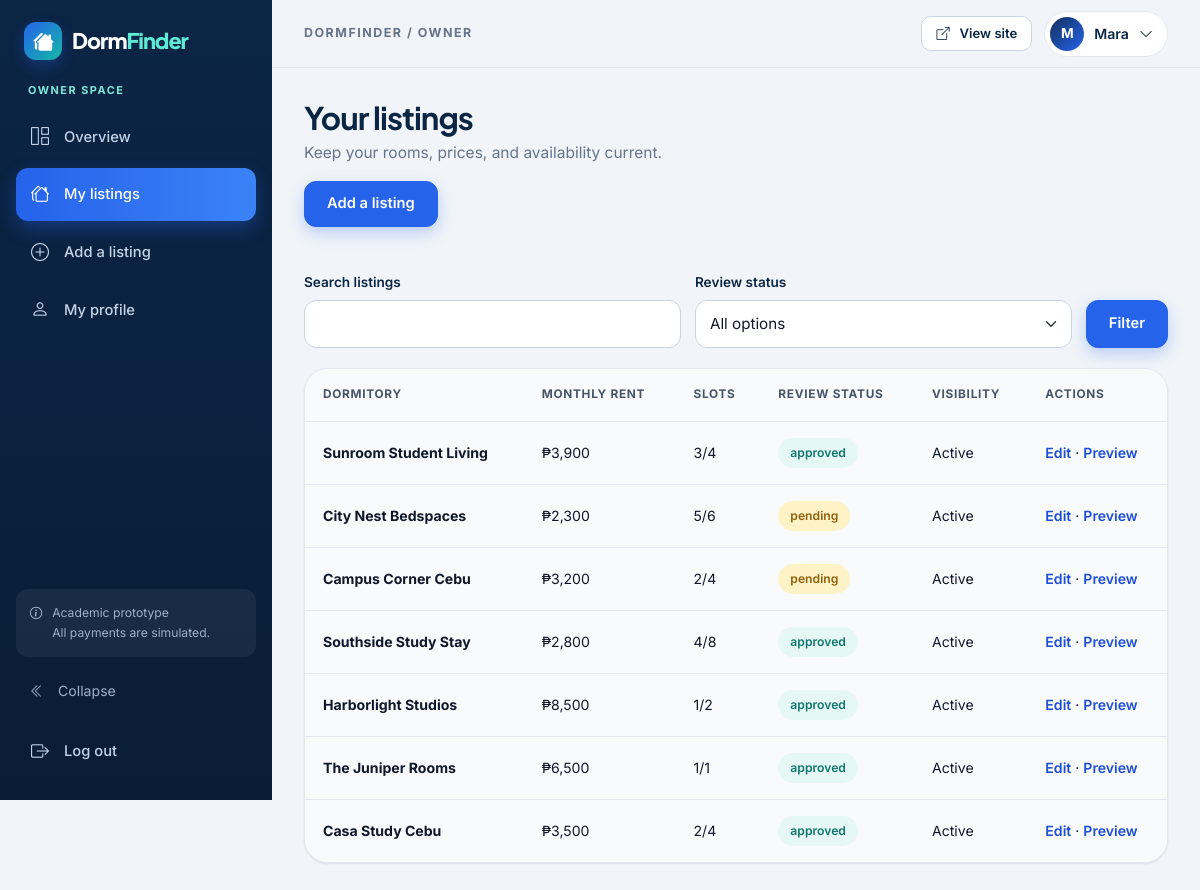
/owner/listings.php (signed in), run on the app's committed database.
### tables this page shows
CREATE TABLE users (
 id BIGINT UNSIGNED AUTO_INCREMENT PRIMARY KEY,
 name VARCHAR(100) NOT NULL,
 email VARCHAR(190) NOT NULL UNIQUE,
 password_hash VARCHAR(255) NOT NULL,
 role ENUM('student','owner','admin') NOT NULL DEFAULT 'student',
 status ENUM('active','inactive') NOT NULL DEFAULT 'active',
 phone VARCHAR(30) NOT NULL DEFAULT '',
 created_at TIMESTAMP NOT NULL DEFAULT CURRENT_TIMESTAMP
);

CREATE TABLE dormitories (
 id BIGINT UNSIGNED AUTO_INCREMENT PRIMARY KEY,
 owner_id BIGINT UNSIGNED NOT NULL,
 university_id INT UNSIGNED NOT NULL,
 room_type_id INT UNSIGNED NOT NULL,
 name VARCHAR(160) NOT NULL,
 location VARCHAR(120) NOT NULL,
 exact_address VARCHAR(255) NOT NULL,
 monthly_rent DECIMAL(10,2) NOT NULL,
 capacity INT UNSIGNED NOT NULL,
 available_slots INT UNSIGNED NOT NULL,
 description TEXT NOT NULL,
 house_rules TEXT NOT NULL,
 curfew VARCHAR(255) NOT NULL DEFAULT 'Contact owner for details',
 security_info TEXT NOT NULL,
 contact_number VARCHAR(30) NOT NULL,
 map_url VARCHAR(1000) NOT NULL DEFAULT '',
 status ENUM('pending','approved','rejected') NOT NULL DEFAULT 'pending',
 is_active TINYINT(1) NOT NULL DEFAULT 1,
 is_demo TINYINT(1) NOT NULL DEFAULT 0,
 rejection_reason TEXT NULL,
 deleted_at DATETIME NULL,
 created_at TIMESTAMP NOT NULL DEFAULT CURRENT_TIMESTAMP,
 updated_at TIMESTAMP NOT NULL DEFAULT CURRENT_TIMESTAMP ON UPDATE CURRENT_TIMESTAMP,
 FOREIGN KEY (owner_id) REFERENCES users(id),
 FOREIGN KEY (university_id) REFERENCES universities(id),
 FOREIGN KEY (room_type_id) REFERENCES room_types(id),
 CONSTRAINT rent_positive CHECK (monthly_rent > 0),
 CONSTRAINT slots_within_capacity CHECK (available_slots <= capacity),
 INDEX public_search (status,is_active,deleted_at,monthly_rent),
 INDEX area_search (location), INDEX owner_search (owner_id)
);

### includes/auth.php (called while the page is built, shortened)
<?php
function current_user(): ?array {
    static $cache = [];
    $id = isset($_SESSION['user_id']) ? (int)$_SESSION['user_id'] : 0;
    if (!array_key_exists($id, $cache)) $cache[$id] = one("SELECT id,name,email,role,phone,status FROM users WHERE id=? AND status='active'", [$id]);
    return $cache[$id];
}
function require_role(string ...$roles): array {
    $user = current_user();
    return $user;
}

### config/database.php (called while the page is built, shortened)
<?php
function db_setting(string $key, string $default): string
{
    static $local;
    $local ??= is_file(__DIR__ . '/local.php') ? (array)require __DIR__ . '/local.php' : [];
    $env = getenv($key);
    return $env !== false && $env !== '' ? $env : (string)($local[$key] ?? $default);
}
function db(): PDO
{
    static $pdo;
    if (!$pdo) {
        $host = db_setting('DB_HOST', '127.0.0.1');
        $port = db_setting('DB_PORT', '3306');
        $name = db_setting('DB_NAME', 'dormfinder_db');
        $options = [
            PDO::ATTR_ERRMODE => PDO::ERRMODE_EXCEPTION,
            PDO::ATTR_DEFAULT_FETCH_MODE => PDO::FETCH_ASSOC,
            PDO::ATTR_EMULATE_PREPARES => false,
        ];
        $pdo = new PDO("mysql:host=$host;port=$port;dbname=$name;charset=utf8mb4", db_setting('DB_USER', 'root'), db_setting('DB_PASSWORD', ''), $options);
        $pdo->exec("SET time_zone = '+08:00'");
    }
    return $pdo;
}

### owner/listings.php (the view, shortened to what this page needs)
<?php
require dirname(__DIR__) . '/includes/bootstrap.php'; $user=require_role('owner'); $title='Your listings';
$where='d.owner_id=? AND d.deleted_at IS NULL'; $params=[$user['id']];
$listings=rows(listing_select() . ' WHERE ' . $where . ' ORDER BY d.id DESC LIMIT 10 OFFSET ' . ((page_number()-1)*10),$params);
require ROOT . '/includes/dashboard-start.php';
?>
<p>Keep your rooms, prices, and availability current.</p><a class="btn btn-primary mb-4" href="<?= url('owner/add-listing.php') ?>">Add a listing</a><form class="inline-filter" method="get"><button class="btn btn-primary">Filter</button></form><div class="table-responsive panel table-panel"><table class="table"><thead><tr><th>Dormitory</th><th>Monthly rent</th><th>Slots</th><th>Review status</th><th>Visibility</th><th>Actions</th></tr></thead><tbody><?php foreach ($listings as $d): ?><tr><td><strong><?= e($d['name']) ?></strong></td><td><?= money($d['monthly_rent']) ?></td><td><?= $d['available_slots'] ?>/<?= $d['capacity'] ?></td><td><span class="status-badge <?= e($d['status']) ?>"><?= e($d['status']) ?></span></td><td><?= $d['is_active'] ? 'Active' : 'Inactive' ?></td><td><a href="<?= url('owner/edit-listing.php?id=' . $d['id']) ?>">Edit</a> · <a href="<?= url('dorm-details.php?id=' . $d['id']) ?>">Preview</a></td></tr><?php endforeach; ?></tbody></table></div><?php  require ROOT . '/includes/dashboard-end.php'; ?>

### includes/dashboard-start.php (shortened to what this page needs)
<?php
$appShell = true; $bodyClass = 'app-body'; require __DIR__ . '/header.php';
$me = current_user(); $role = $me['role']; $initial = strtoupper(mb_substr($me['name'], 0, 1));
$menu = ['dashboard.php'=>['bi-grid-1x2','Overview']];
if ($role==='owner') $menu += ['listings.php'=>['bi-houses','My listings'],'add-listing.php'=>['bi-plus-circle','Add a listing'],'profile.php'=>['bi-person','My profile']];
?>
<div class="app-shell"><div class="drawer-backdrop" data-sidebar-backdrop></div>
<aside class="app-sidebar" id="app-sidebar"><a class="brand" href="<?= url() ?>"><span class="brand-icon"><i class="bi bi-houses-fill" aria-hidden="true"></i></span><span class="brand-name">Dorm<span>Finder</span></span></a><div class="role-tag"><?= e($role) ?> space</div>
<nav aria-label="Dashboard navigation"><?php foreach ($menu as $route=>[$icon,$label]): $active = basename($_SERVER['SCRIPT_NAME'])===$route; ?><a class="<?= $active ? 'active' : '' ?>"<?= $active ? ' aria-current="page"' : '' ?> href="<?= url($role . '/' . $route) ?>" title="<?= e($label) ?>"><i class="bi <?= $icon ?>" aria-hidden="true"></i><span class="nav-label"><?= e($label) ?></span></a><?php endforeach; ?></nav>
<div class="sidebar-foot"><div class="sidebar-note"><i class="bi bi-info-circle" aria-hidden="true"></i><p>Academic prototype<br>All payments are simulated.</p></div><button class="sidebar-collapse" type="button" data-sidebar-collapse aria-expanded="true" title="Collapse sidebar"><i class="bi bi-chevron-double-left" aria-hidden="true"></i><span class="nav-label">Collapse</span></button><form action="<?= url('auth/logout.php') ?>" method="post"><?= csrf() ?><button class="sidebar-logout" title="Log out"><i class="bi bi-box-arrow-right" aria-hidden="true"></i><span class="nav-label">Log out</span></button></form></div></aside>
<div class="app-main"><header class="app-topbar"><div class="topbar-title"><span>DormFinder / <?= e($role) ?></span></div>
<div class="topbar-right"><a class="btn btn-outline-primary btn-sm" href="<?= url() ?>"><i class="bi bi-box-arrow-up-right" aria-hidden="true"></i> View site</a><div class="profile-menu"><button class="profile-btn" type="button" aria-haspopup="true" aria-expanded="false"><span class="avatar" aria-hidden="true"><?= e($initial) ?></span><span><?= e(explode(' ', $me['name'])[0]) ?></span><i class="bi bi-chevron-down" aria-hidden="true"></i></button></div></div></header>
<main id="main" class="dashboard-main"><h1><?= e($title) ?></h1>

### data on the page
users: role "OWNER", name "M", name "Mara"
dormitories: name "Sunroom Student Living", monthly_rent "₱3,900", available_slots "3", capacity "4", status "approved", is_active "Active"
dormitories: name "City Nest Bedspaces", monthly_rent "₱2,300", available_slots "5", capacity "6", status "pending", is_active "Active"
dormitories: name "Campus Corner Cebu", monthly_rent "₱3,200", available_slots "2", capacity "4", status "pending", is_active "Active"
dormitories: name "Southside Study Stay", monthly_rent "₱2,800", available_slots "4", capacity "8", status "approved", is_active "Active"
dormitories: name "Harborlight Studios", monthly_rent "₱8,500", available_slots "1", capacity "2", status "approved", is_active "Active"
dormitories: name "The Juniper Rooms", monthly_rent "₱6,500", available_slots "1", capacity "1", status "approved", is_active "Active"
dormitories: name "Casa Study Cebu", monthly_rent "₱3,500", available_slots "2", capacity "4", status "approved", is_active "Active"

### other printed values
$label "Overview"
$label "My listings"
$label "Add a listing"
$label "My profile"
$title "Your listings"
$label "Search listings"
$label "Review status"
form field status "All options"
